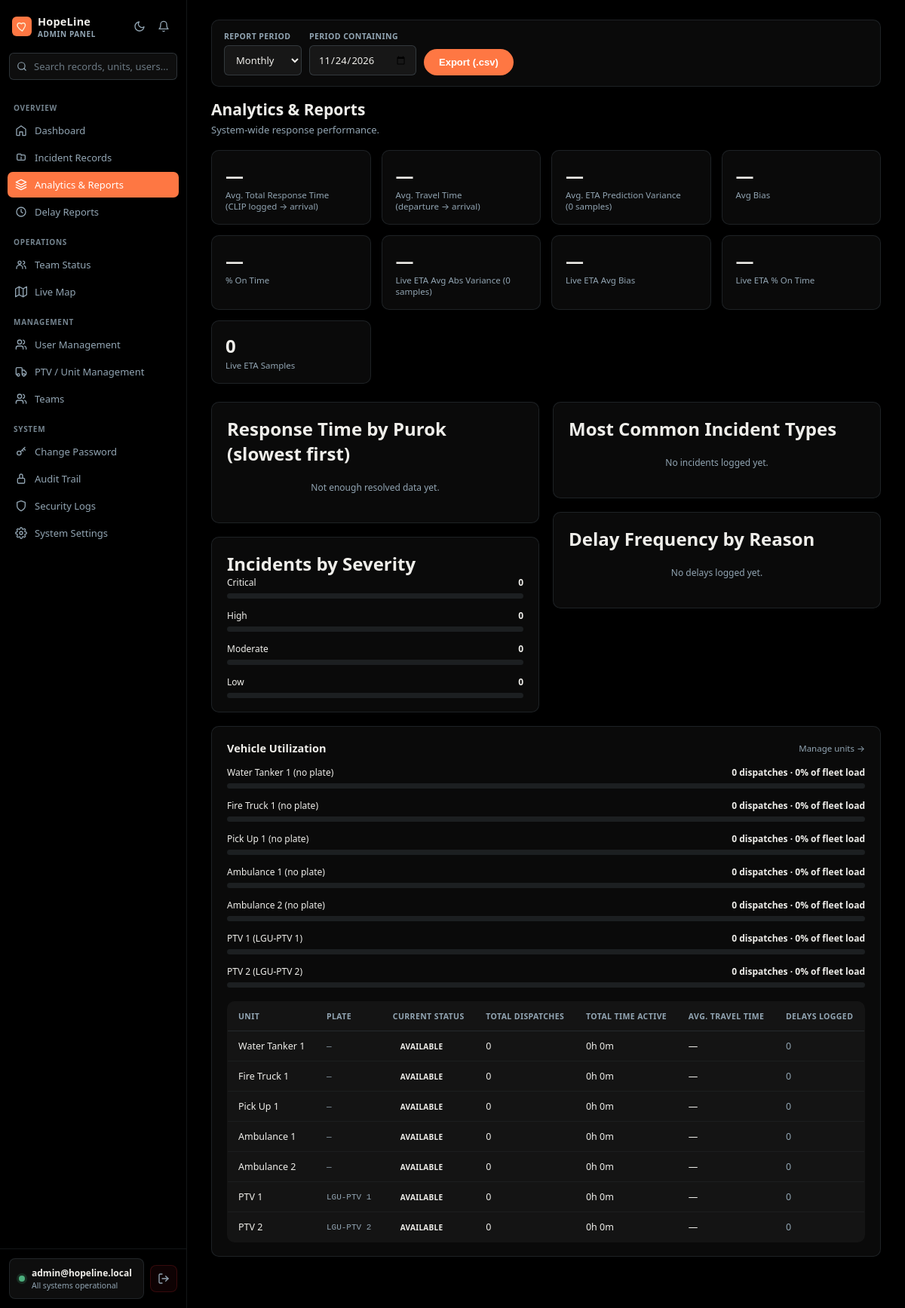
The page /app/admin/analytics.php (signed in) on the database its author committed.
### tables this page shows
CREATE TABLE IF NOT EXISTS ptv_units (
  id               INT(11)      NOT NULL AUTO_INCREMENT,
  unit_name        VARCHAR(100) NOT NULL,
  plate_no         VARCHAR(20)  DEFAULT NULL,
  vehicle_type     VARCHAR(50)  NOT NULL DEFAULT 'Patient Transport Vehicle (PTV)',
  driver_name      VARCHAR(150) DEFAULT NULL,
  responder_id     INT(11)      DEFAULT NULL,
  status           ENUM('Available','Assigned','En Route','On Site','Returning','Offline') NOT NULL DEFAULT 'Available',
  archived_at      DATETIME     DEFAULT NULL,
  current_lat      DECIMAL(10,7) DEFAULT NULL,
  current_lng      DECIMAL(10,7) DEFAULT NULL,
  last_location_at DATETIME     DEFAULT NULL,
  gps_accuracy     FLOAT        DEFAULT NULL,
  gps_heading      FLOAT        DEFAULT NULL,
  gps_speed        FLOAT        DEFAULT NULL,
  created_at       DATETIME     DEFAULT CURRENT_TIMESTAMP,
  updated_at       DATETIME     DEFAULT CURRENT_TIMESTAMP ON UPDATE CURRENT_TIMESTAMP,
  PRIMARY KEY (id),
  KEY idx_units_responder (responder_id),
  KEY idx_units_type_status (vehicle_type, status),
  CONSTRAINT fk_units_responder FOREIGN KEY (responder_id)
    REFERENCES users (id) ON DELETE SET NULL ON UPDATE RESTRICT
);

### app/admin/analytics.php (the view, shortened to what this page needs)
<?php
require_once __DIR__ . '/../../config/functions.php';
$purokNames = purokList();
$in = $purokNames
    ? implode(',', array_map([$pdo, 'quote'], $purokNames))
    : "''";
$lastArrived = "(SELECT MAX(d2.id) FROM dispatch d2 WHERE d2.clip_report_id = c.id AND d2.arrived_at IS NOT NULL)";
$avgResponse = $pdo->query("
    SELECT AVG(TIMESTAMPDIFF(SECOND, c.created_at, d.arrived_at))
    FROM clip_reports c JOIN dispatch d ON d.id = $lastArrived
")->fetchColumn();
$perIncident = "SELECT MAX(id) FROM dispatch WHERE departed_at IS NOT NULL AND arrived_at IS NOT NULL GROUP BY clip_report_id";
$avgTravel = $pdo->query("
    SELECT AVG(TIMESTAMPDIFF(SECOND, d.departed_at, d.arrived_at)) FROM dispatch d WHERE d.id IN ($perIncident)
")->fetchColumn();
$byBarangay = $pdo->query("
    SELECT c.barangay,
           AVG(TIMESTAMPDIFF(SECOND, c.created_at, d.arrived_at)) AS avg_response,
           COUNT(*) AS incident_count
    FROM clip_reports c JOIN dispatch d ON d.id = $lastArrived
    WHERE c.barangay IN ($in)
    GROUP BY c.barangay ORDER BY avg_response DESC LIMIT 8
")->fetchAll(PDO::FETCH_ASSOC);
$bySeverity = $pdo->query("SELECT severity, COUNT(*) AS total FROM clip_reports GROUP BY severity")->fetchAll(PDO::FETCH_KEY_PAIR);
$totalIncidents = array_sum($bySeverity);
$byType = $pdo->query("SELECT incident_type, COUNT(*) AS total FROM clip_reports GROUP BY incident_type ORDER BY total DESC LIMIT 6")->fetchAll(PDO::FETCH_ASSOC);
$maxTypeCount = max(array_column($byType, 'total') ?: [1]);
$delayByReason = $pdo->query("SELECT reason, COUNT(*) AS total FROM delay_logs GROUP BY reason ORDER BY total DESC LIMIT 6")->fetchAll(PDO::FETCH_ASSOC);
$maxDelayCount = max(array_column($delayByReason, 'total') ?: [1]);
$etaAccuracy = $pdo->query("SELECT AVG(ABS(TIMESTAMPDIFF(SECOND, c.created_at, d.arrived_at) / 60 - c.predicted_eta_minutes)) AS avg_abs_variance,
        AVG(TIMESTAMPDIFF(SECOND, c.created_at, d.arrived_at) / 60 - c.predicted_eta_minutes) AS avg_bias,
        COUNT(*) AS sample_size,
        AVG(CASE WHEN ABS(TIMESTAMPDIFF(SECOND, c.created_at, d.arrived_at) / 60 - c.predicted_eta_minutes) <= " . ETA_ON_TIME_TOLERANCE_MIN . " THEN 100.0 ELSE 0.0 END) AS pct_on_time
    FROM clip_reports c JOIN dispatch d ON d.id = $lastArrived
    WHERE c.predicted_eta_minutes IS NOT NULL")->fetch(PDO::FETCH_ASSOC);
$liveEtaAccuracy = $pdo->query("SELECT AVG(ABS(TIMESTAMPDIFF(SECOND, departed_at, arrived_at) / 60 - live_eta_minutes)) AS avg_abs_variance,
        AVG(TIMESTAMPDIFF(SECOND, departed_at, arrived_at) / 60 - live_eta_minutes) AS avg_bias,
        AVG(CASE WHEN ABS(TIMESTAMPDIFF(SECOND, departed_at, arrived_at) / 60 - live_eta_minutes) <= " . ETA_ON_TIME_TOLERANCE_MIN . " THEN 100.0 ELSE 0.0 END) AS pct_on_time,
        COUNT(*) AS sample_size
    FROM dispatch
    WHERE live_eta_minutes IS NOT NULL AND arrived_at IS NOT NULL AND departed_at IS NOT NULL")->fetch(PDO::FETCH_ASSOC);
$vehicleUsage = $pdo->query("
    SELECT
        u.id,
        u.unit_name,
        u.plate_no,
        u.status,
        COUNT(d.id) AS total_dispatches,
        SUM(CASE WHEN d.departed_at IS NOT NULL AND d.arrived_at IS NOT NULL
                 THEN TIMESTAMPDIFF(SECOND, d.departed_at, d.arrived_at) ELSE 0 END) AS total_travel_seconds,
        AVG(CASE WHEN d.departed_at IS NOT NULL AND d.arrived_at IS NOT NULL
                 THEN TIMESTAMPDIFF(SECOND, d.departed_at, d.arrived_at) ELSE NULL END) AS avg_travel_seconds,
        (SELECT COUNT(*) FROM delay_logs dl WHERE dl.unit_id = u.id) AS delay_count
    FROM ptv_units u
    LEFT JOIN dispatch d ON d.unit_id = u.id
    GROUP BY u.id
    ORDER BY total_dispatches DESC
")->fetchAll(PDO::FETCH_ASSOC);
$maxDispatchCount = max(array_column($vehicleUsage, 'total_dispatches') ?: [1]);
$totalFleetDispatches = array_sum(array_column($vehicleUsage, 'total_dispatches'));
function fmtMin($seconds) {
    if (!$seconds) return '—';
    return round($seconds / 60, 1) . ' min';
}
function fmtHours($seconds) {
    if (!$seconds) return '0h 0m';
    $h = floor($seconds / 3600);
    $m = floor(($seconds % 3600) / 60);
    return $h . 'h ' . $m . 'm';
}
?>
<!DOCTYPE html>
<html lang="en">
<head>
<link rel="stylesheet" href="<?php echo BASE_URL; ?>/assets/css/app.css">
</head>
<body>
<?php require_once __DIR__ . '/../../assets/layouts/admin/admin_sidebar.php'; ?>
<main class="main">
    <div class="page-head">
        <div style="margin-bottom:16px;"><?php echo exportPeriodForm(BASE_URL . '/app/admin/export-analytics.php'); ?></div>
        <h1>Analytics &amp; Reports</h1>
        <p>System-wide response performance.</p>
    </div>
    <div class="stats-grid">
        <div class="stat-card">
            <div class="stat-value"><?php echo fmtMin($avgResponse); ?></div>
            <div class="stat-label">Avg. Total Response Time<br>(CLIP logged → arrival)</div>
        </div>
        <div class="stat-card">
            <div class="stat-value"><?php echo fmtMin($avgTravel); ?></div>
            <div class="stat-label">Avg. Travel Time<br>(departure → arrival)</div>
        </div>
        <div class="stat-card">
            <div class="stat-value"><?php echo isset($etaAccuracy['avg_abs_variance']) && $etaAccuracy['avg_abs_variance'] !== null ? round($etaAccuracy['avg_abs_variance'], 1) . ' min' : '—'; ?></div>
            <div class="stat-label">Avg. ETA Prediction Variance<br>(<?php echo (int)($etaAccuracy['sample_size'] ?? 0); ?> samples)</div>
        </div>
        <div class="stat-card">
            <div class="stat-value"><?php echo isset($etaAccuracy['avg_bias']) && $etaAccuracy['avg_bias'] !== null ? sprintf('%+.1f min', $etaAccuracy['avg_bias']) : '—'; ?></div>
            <div class="stat-label"><?php echo isset($etaAccuracy['avg_bias']) && $etaAccuracy['avg_bias'] !== null ? ($etaAccuracy['avg_bias'] >= 0 ? 'Underestimates' : 'Overestimates') : 'Avg Bias'; ?></div>
        </div>
        <div class="stat-card">
            <div class="stat-value"><?php echo isset($etaAccuracy['pct_on_time']) && $etaAccuracy['pct_on_time'] !== null ? round($etaAccuracy['pct_on_time'], 1) . '%' : '—'; ?></div>
            <div class="stat-label">% On Time</div>
        </div>
        <div class="stat-card">
            <div class="stat-value"><?php echo isset($liveEtaAccuracy['avg_abs_variance']) && $liveEtaAccuracy['avg_abs_variance'] !== null ? round($liveEtaAccuracy['avg_abs_variance'], 1) . ' min' : '—'; ?></div>
            <div class="stat-label">Live ETA Avg Abs Variance (<?php echo (int)$liveEtaAccuracy['sample_size']; ?> samples)</div>
        </div>
        <div class="stat-card">
            <div class="stat-value"><?php echo isset($liveEtaAccuracy['avg_bias']) && $liveEtaAccuracy['avg_bias'] !== null ? sprintf('%+.1f min', $liveEtaAccuracy['avg_bias']) : '—'; ?></div>
            <div class="stat-label"><?php echo isset($liveEtaAccuracy['avg_bias']) && $liveEtaAccuracy['avg_bias'] !== null ? ($liveEtaAccuracy['avg_bias'] >= 0 ? 'Live ETA Underestimates' : 'Live ETA Overestimates') : 'Live ETA Avg Bias'; ?></div>
        </div>
        <div class="stat-card">
            <div class="stat-value"><?php echo isset($liveEtaAccuracy['pct_on_time']) && $liveEtaAccuracy['pct_on_time'] !== null ? round($liveEtaAccuracy['pct_on_time'], 1) . '%' : '—'; ?></div>
            <div class="stat-label">Live ETA % On Time</div>
        </div>
        <div class="stat-card">
            <div class="stat-value"><?php echo (int)($liveEtaAccuracy['sample_size'] ?? 0); ?></div>
            <div class="stat-label">Live ETA Samples</div>
        </div>
    </div>
    <div class="layout">
        <div>
            <div class="card">
                <h2>Response Time by Purok (slowest first)</h2>
                <?php if (empty($byBarangay)): ?>
                    <div class="empty-mini">Not enough resolved data yet.</div>
                <?php else:
                    $maxResp = max(array_column($byBarangay, 'avg_response'));
                    foreach ($byBarangay as $b):
                        $pct = $maxResp > 0 ? round(($b['avg_response'] / $maxResp) * 100) : 0;
                ?>
                <div class="bar-row">
                    <div class="bar-label"><span><?php echo htmlspecialchars($b['barangay']); ?> (<?php echo $b['incident_count']; ?>)</span><span class="n"><?php echo fmtMin($b['avg_response']); ?></span></div>
                    <div class="bar-track"><div class="bar-fill" style="width:<?php echo $pct; ?>%; background:var(--redwood);"></div></div>
                </div>
                <?php endforeach; endif; ?>
            </div>
            <div class="card">
                <h2>Incidents by Severity</h2>
                <?php
                $sevMeta = ['Critical' => 'var(--critical)', 'High' => 'var(--high)', 'Moderate' => 'var(--moderate)', 'Low' => 'var(--low)'];
                foreach ($sevMeta as $sev => $color):
                    $n = $bySeverity[$sev] ?? 0;
                    $pct = $totalIncidents > 0 ? round(($n / $totalIncidents) * 100) : 0;
                ?>
                <div class="bar-row">
                    <div class="bar-label"><span><?php echo $sev; ?></span><span class="n"><?php echo $n; ?></span></div>
                    <div class="bar-track"><div class="bar-fill" style="width:<?php echo $pct; ?>%; background:<?php echo $color; ?>;"></div></div>
                </div>
                <?php endforeach; ?>
            </div>
        </div>
        <div>
            <div class="card">
                <h2>Most Common Incident Types</h2>
                <?php if (empty($byType)): ?>
                    <div class="empty-mini">No incidents logged yet.</div>
                <?php else: foreach ($byType as $t): $pct = round(($t['total'] / $maxTypeCount) * 100); ?>
                <div class="bar-row">
                    <div class="bar-label"><span><?php echo htmlspecialchars($t['incident_type']); ?></span><span class="n"><?php echo $t['total']; ?></span></div>
                    <div class="bar-track"><div class="bar-fill" style="width:<?php echo $pct; ?>%; background:var(--light-grayish);"></div></div>
                </div>
                <?php endforeach; endif; ?>
            </div>
            <div class="card">
                <h2>Delay Frequency by Reason</h2>
                <?php if (empty($delayByReason)): ?>
                    <div class="empty-mini">No delays logged yet.</div>
                <?php else: foreach ($delayByReason as $d): $pct = round(($d['total'] / $maxDelayCount) * 100); ?>
                <div class="bar-row">
                    <div class="bar-label"><span><?php echo htmlspecialchars($d['reason']); ?></span><span class="n"><?php echo $d['total']; ?></span></div>
                    <div class="bar-track"><div class="bar-fill" style="width:<?php echo $pct; ?>%; background:var(--high);"></div></div>
                </div>
                <?php endforeach; endif; ?>
            </div>
        </div>
    </div>
    <div class="card">
        <div class="card-header">
            <h2>Vehicle Utilization</h2>
            <a href="<?php echo BASE_URL; ?>/app/admin/units.php">Manage units →</a>
        </div>
        <?php if (empty($vehicleUsage)): ?>
            <div class="empty-mini">No PTV units registered yet.</div>
        <?php else: ?>
        <?php foreach ($vehicleUsage as $v):
            $pct = $maxDispatchCount > 0 ? round(($v['total_dispatches'] / $maxDispatchCount) * 100) : 0;
            $share = $totalFleetDispatches > 0 ? round(($v['total_dispatches'] / $totalFleetDispatches) * 100) : 0;
        ?>
        <div class="bar-row">
            <div class="bar-label">
                <span><?php echo htmlspecialchars($v['unit_name']); ?> (<?php echo htmlspecialchars($v['plate_no'] ?: 'no plate'); ?>)</span>
                <span class="n"><?php echo $v['total_dispatches']; ?> dispatch<?php echo $v['total_dispatches'] == 1 ? '' : 'es'; ?> · <?php echo $share; ?>% of fleet load</span>
            </div>
            <div class="bar-track"><div class="bar-fill" style="width:<?php echo $pct; ?>%; background:var(--burnt-umber);"></div></div>
        </div>
        <?php endforeach; ?>
        <div style="overflow-x:auto; margin-top:18px;">
        <table>
            <thead><tr>
                <th>Unit</th><th>Plate</th><th>Current Status</th>
                <th>Total Dispatches</th><th>Total Time Active</th><th>Avg. Travel Time</th><th>Delays Logged</th>
            </tr></thead>
            <tbody>
                <?php foreach ($vehicleUsage as $v): ?>
                <tr>
                    <td><?php echo htmlspecialchars($v['unit_name']); ?></td>
                    <td class="clip-ref-cell"><?php echo htmlspecialchars($v['plate_no'] ?: '—'); ?></td>
                    <td><span class="status-badge status-<?php echo strtolower(str_replace(' ', '_', $v['status'])); ?>"><?php echo htmlspecialchars($v['status']); ?></span></td>
                    <td><?php echo $v['total_dispatches']; ?></td>
                    <td><?php echo fmtHours($v['total_travel_seconds']); ?></td>
                    <td><?php echo fmtMin($v['avg_travel_seconds']); ?></td>
                    <td class="<?php echo $v['delay_count'] > 0 ? 'delay-flag' : 'no-delay'; ?>"><?php echo $v['delay_count']; ?></td>
                </tr>
                <?php endforeach; ?>
            </tbody>
        </table>
        </div>
        <?php endif; ?>
    </div>
</main>
</body>
</html>

### rows shown on the page
ptv_units: unit_name "Water Tanker 1", plate_no "no plate", total_dispatches "0", share "0", plate_no "—", status "AVAILABLE", total_travel_seconds "0h 0m", avg_travel_seconds "—", delay_count "0"
ptv_units: unit_name "Fire Truck 1", plate_no "no plate", total_dispatches "0", share "0", plate_no "—", status "AVAILABLE", total_travel_seconds "0h 0m", avg_travel_seconds "—", delay_count "0"
ptv_units: unit_name "Pick Up 1", plate_no "no plate", total_dispatches "0", share "0", plate_no "—", status "AVAILABLE", total_travel_seconds "0h 0m", avg_travel_seconds "—", delay_count "0"
ptv_units: unit_name "Ambulance 1", plate_no "no plate", total_dispatches "0", share "0", plate_no "—", status "AVAILABLE", total_travel_seconds "0h 0m", avg_travel_seconds "—", delay_count "0"
ptv_units: unit_name "Ambulance 2", plate_no "no plate", total_dispatches "0", share "0", plate_no "—", status "AVAILABLE", total_travel_seconds "0h 0m", avg_travel_seconds "—", delay_count "0"
ptv_units: unit_name "PTV 1", plate_no "LGU-PTV 1", total_dispatches "0", share "0", status "AVAILABLE", total_travel_seconds "0h 0m", avg_travel_seconds "—", delay_count "0"
ptv_units: unit_name "PTV 2", plate_no "LGU-PTV 2", total_dispatches "0", share "0", status "AVAILABLE", total_travel_seconds "0h 0m", avg_travel_seconds "—", delay_count "0"

### other values the page prints
$roleLabel "ADMIN PANEL"
$email "admin@hopeline.local"
$statusText "All systems operational"
fmtMin($avgResponse) "—"
fmtMin($avgTravel) "—"
$etaAccuracy['sample_size'] "0"
$liveEtaAccuracy['sample_size'] "0"
$sev "Critical"
$n "0"
$sev "High"
$sev "Moderate"
$sev "Low"
